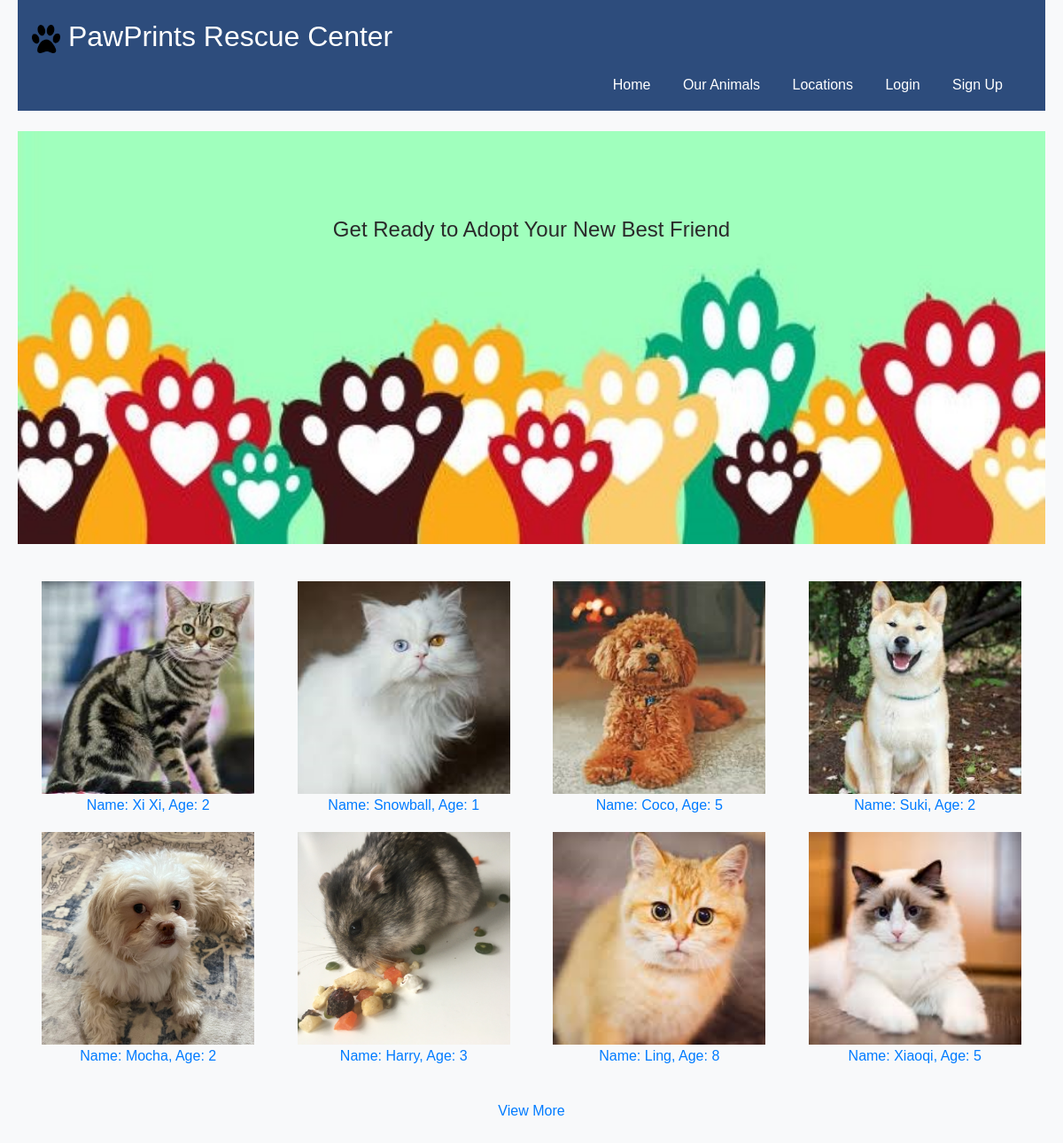
The page / on the database its author committed.
### shelterapp/models.py (models this page shows, shortened)
class Animal(models.Model):
    animalID = models.AutoField(primary_key=True)
    name = models.CharField(max_length=100)
    species = models.CharField(max_length=100)
    breed = models.CharField(max_length=100)
    age = models.IntegerField()
    gender = models.CharField(max_length=10)
    dateOfArrival = models.DateField()
    adoptedOrNot = models.IntegerField()
    healthStatus = models.CharField(max_length=100)
    description = models.TextField()
    locationID = models.IntegerField()
    reasonForIntake = models.CharField(max_length=100)
    adoptionFee = models.IntegerField()

### shelterapp/views.py (the view)
# urls.py: path('', views.default_page, name='default_page'),
def default_page(request):
    animals = Animal.objects.all()
    return render(request, 'default_page.html', {'animals': animals})

### shelterapp/templates/default_page.html (shortened to what this page needs)
<!DOCTYPE html>
<html lang="en">
<head>
    <link rel="stylesheet" href="https://cdn.jsdelivr.net/npm/bootstrap@5.3.2/dist/css/bootstrap.min.css">
    {% load static %}
    <link rel="stylesheet" href="{% static 'shelterapp/css/style.css' %}">
</head>
<body>
    <div id="header">
        <a href="{% url 'default_page' %}">
            <p id="title">
                <img src="{% static 'shelterapp/images/' %}pawprint.png" alt="pawprint" id="logo">
                PawPrints Rescue Center
            </p>
        </a>
        {% if user.is_authenticated %}
            <ul id="nav">
                <li><a href="{% url 'default_page' %}">Home</a></li>
                {% if user.is_staff %}
                    <li><a href="{% url 'staff_dashboard' %}">Dashboard</a></li>
                {% else %}
                    <li><a href="{% url 'adopter_dashboard' %}">Dashboard</a></li>
                {% endif %}
                <li><a href="{% url 'view_animals' %}">Our Animals</a></li>
                <li><a href="{% url 'view_shelters' %}">Locations</a></li>
                <li>
                    <form id="logout" method="POST" action="{% url 'user_logout' %}">
                        {% csrf_token %}
                        <button type="submit" class="btn btn-danger w-100">Sign Out</button>
                    </form>
                </li>
            </ul>
        {% else %}
            <ul id="nav">
                <li><a href="{% url 'default_page' %}">Home</a></li>
                <li><a href="{% url 'view_animals' %}">Our Animals</a></li>
                <li><a href="{% url 'view_shelters' %}">Locations</a></li>
                <li><a href="{% url 'adopter_login' %}">Login</a></li>
                <li><a href="{% url 'adopter_signup' %}">Sign Up</a></li>
            </ul>
        {% endif %}
    </div>
    <div id="content">
        <h1 id="banner-title">Get Ready to Adopt Your New Best Friend</h1>
        <img src="{% static 'shelterapp/images/' %}banner.jpg" alt="banner" id="banner">
        <ul id="animal_gallery">
            {% for animal in animals|slice:":8" %}
                <li>
                    <img src="{% static 'shelterapp/images/animals/' %}{{ animal.animalID }}.png" alt="{{ animal.name }}">
                    <br>
                    <a href="{% url 'animal_profile' animal.animalID %}">
                    Name: {{ animal.name }}, Age: {{ animal.age }}
                    </a>
                </li>
            {% empty %}
            <tr>
                <td colspan="11">No animals available.</td>
            </tr>
            {% endfor %}
        </ul>
        <div style="text-align: center; margin-top: 2vw; margin-bottom: 2vw">
            {% if animals.count > 8 %}
                <a href="{% url 'view_animals' %}" class="view-more-btn">View More</a>
            {% endif %}
        </div>
    </div>
</body>
</html>

### shelter/static/shelterapp/css/style.css (style rules this page uses)
* { margin: 0; padding: 0; box-sizing: border-box; }
body { font-family: "Arial", sans-serif; line-height: 1.6; background-color: #f8f9fa; color: #333; padding: 0 20px; }
h1, h2, h3 { color: #2a2a2a; }
a { text-decoration: none; color: #007bff; }
#header { background-color: #2d4c7c; padding: 1em; position: relative; z-index: 1; }
#title { color: #fff; font-size: 2rem; }
#nav { text-align: right; margin: 0; }
#nav li { display: inline-block; padding-right: 2rem; }
#nav a { text-decoration: none; color: #ffffff; }
#logo { width: 2rem; height: 2rem; }
#animal_gallery { margin-top: 2vw; display: grid; grid-template-columns: repeat(4, 1fr); gap: 1.5vw; padding: 1vw; }
#animal_gallery li { list-style-type: none; text-align: center; }
#animal_gallery img { width: 20vw; }
#banner { width: 100%; position: relative; bottom: 0.5vw; }
#banner-title { margin: auto; position: relative; z-index: 1; top: 10vw; width: fit-content; font-size: 2vw; }

### rows shown on the page
Animal: shows a picture, name "Xi Xi", age "2"
Animal: shows a picture, name "Snowball", age "1"
Animal: shows a picture, name "Coco", age "5"
Animal: shows a picture, name "Suki", age "2"
Animal: shows a picture, name "Mocha", age "2"
Animal: shows a picture, name "Harry", age "3"
Animal: shows a picture, name "Ling", age "8"
Animal: shows a picture, name "Xiaoqi", age "5"
